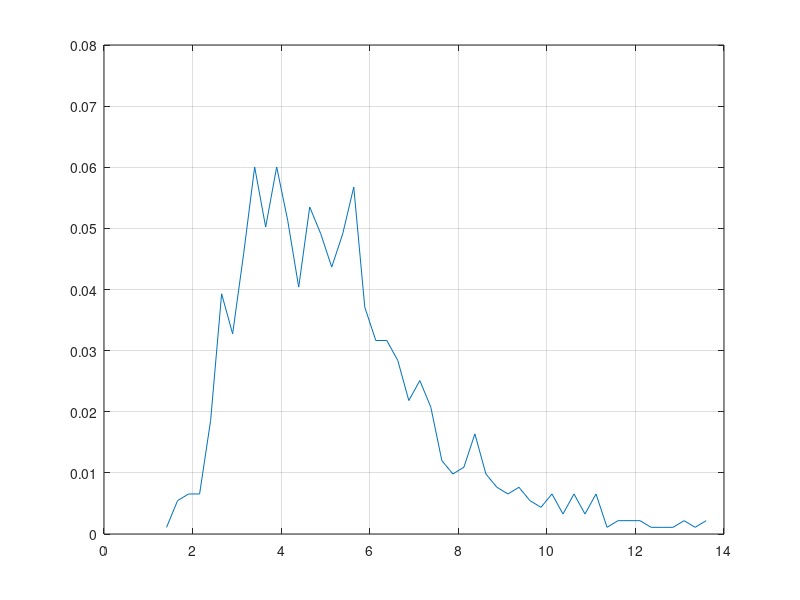

The MATLAB source for this figure:
M=50000;
n=8;
j=0;
sog=0.5;
mima=zeros(1,M);

for i = 1:M
    x=(randn(n,1).^2+randn(n,1).^2)./2;
    minx=min(x);
    maxx=max(x);
    if minx > sog
        j=j+1;
        mima(j)=maxx/minx; %sprintf(' %f , %f : %f',minx,maxx,mima(j))
    end
end

mima=mima(1:j);
mean(mima),std(mima)
mi=min(mima);
ma=max(mima);
Num=j

figure
x=((0:49)*(ma-mi)/50+mi);
m=hist(mima,x)/Num;
plot(x,m);grid on;